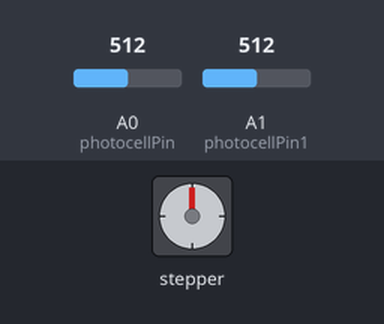
A sketch run on a simulated Arduino Uno, built with avr-gcc and run on an emulated ATmega328P. Parts: stepper motor. The test bench sets the inputs (shaded band); at power-on: A0 (photocellPin) = 512, A1 (photocellPin1) = 512. Stepper angles assume 1600 steps per turn.

Above: at 1.2 s.
1.3 s: A0 (photocellPin) set to 716
At 2.09 s:
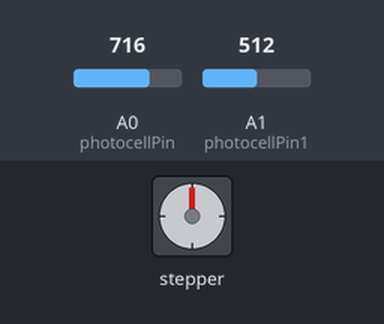
4.3 s: A1 (photocellPin1) set to 1023
7.3 s: A1 (photocellPin1) set to 717
At 8.1 s:
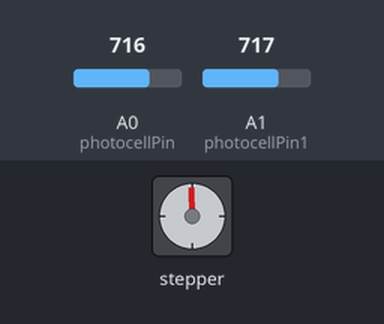
8.9 s: A1 (photocellPin1) set to 694
At 18.1 s:
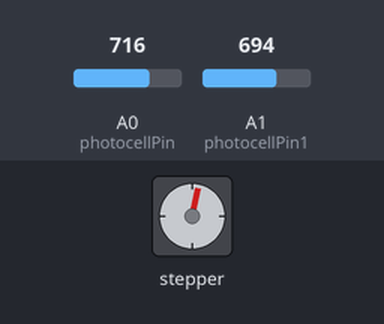
Timing chart, 0 to 24.1 s (numbered marks = the images above; inputs shaded):
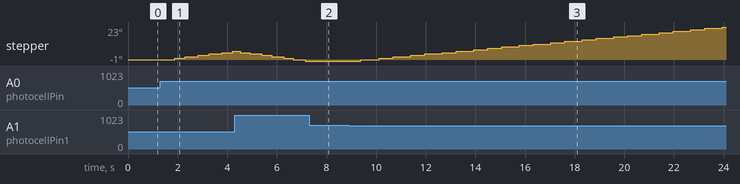

Measured:
- the behaviour switches between 704 and 703 on A1 (photocellPin1) (found by bisection; images 2 and 3)
- after the input at 7.3 s, stepper: stays -1° (without the input it goes to -2° after 0.23 s)

The sketch:

Fuzzy_Solar_Tracker_Final.ino
```cpp
//https://github.com/zerokol/eFLL
//Embedded Fuzzy Logic library
#include <Fuzzy.h>
#include <FuzzyComposition.h>
#include <FuzzyInput.h>
#include <FuzzyIO.h>
#include <FuzzyOutput.h>
#include <FuzzyRule.h>
#include <FuzzyRuleAntecedent.h>
#include <FuzzyRuleConsequent.h>
#include <FuzzySet.h>
#include <Arduino.h>

#define MOTOR_STEPS 200
#define DIR 8
#define STEP 9
#define ENABLE 11
#define SLEEP 10


//https://github.com/laurb9/StepperDriver
//Stepper Motor Driver DRV8825 library
#include "DRV8825.h"
#define MODE0 5
#define MODE1 6
#define MODE2 7
DRV8825 stepper(MOTOR_STEPS, DIR, STEP, ENABLE, MODE0, MODE1, MODE2);

//int RPM;
int photocellPin = 0;
int photocellPin1 = 1;
int LDR_E;
int LDR_W;
int LDR_W_I;
int lastLDR_E = LDR_E;
int lastLDR_W = LDR_W;
float a = 0.0048875855;
float Error;
float LDR_E_V;
float LDR_W_V;
int abs_output;
unsigned long timeNow;
unsigned long timeLast;
unsigned long check_again;

Fuzzy* fuzzy = new Fuzzy();

FuzzySet* NL = new FuzzySet(-5, -5, -5, -3.5);
FuzzySet* NM = new FuzzySet(-5, -3.5, -3.5, -1.5);
FuzzySet* NS = new FuzzySet(-3.5, -1.5, -1.5, 0);
FuzzySet* ZE = new FuzzySet(-1.5, 0, 0, 1.5);
FuzzySet* PS = new FuzzySet(0, 1.5, 1.5, 3.5);
FuzzySet* PM = new FuzzySet(1.5, 3.5, 3.5, 5);
FuzzySet* PL = new FuzzySet(3.5, 5, 5, 5);

FuzzySet* NLo = new FuzzySet(-120, -80, -80, -79);
FuzzySet* NMo = new FuzzySet(-80, -40, -40, -39);
FuzzySet* NSo = new FuzzySet(-40, -20, -20, 0);
FuzzySet* ZEo = new FuzzySet(-20, 0, 0, 20);
FuzzySet* PSo = new FuzzySet(0, 20, 20, 40);
FuzzySet* PMo = new FuzzySet(39, 40, 40, 80);
FuzzySet* PLo = new FuzzySet(79, 80, 80, 120);

void setup() {
  Serial.begin(9600);
  digitalWrite(SLEEP, HIGH);
  stepper.enable();

  FuzzyInput* error = new FuzzyInput(1);
  error->addFuzzySet(NL);
  error->addFuzzySet(NM);
  error->addFuzzySet(NS);
  error->addFuzzySet(ZE);
  error->addFuzzySet(PS);
  error->addFuzzySet(PM);
  error->addFuzzySet(PL);

  fuzzy->addFuzzyInput(error);

  FuzzyOutput* speed = new FuzzyOutput(1);
  speed->addFuzzySet(NLo);
  speed->addFuzzySet(NMo);
  speed->addFuzzySet(NSo);
  speed->addFuzzySet(ZEo);
  speed->addFuzzySet(PSo);
  speed->addFuzzySet(PMo);
  speed->addFuzzySet(PLo);

  fuzzy->addFuzzyOutput(speed);

  FuzzyRuleAntecedent* ifErrornl = new FuzzyRuleAntecedent();
  ifErrornl->joinSingle(NL);
  FuzzyRuleAntecedent* ifErrornm = new FuzzyRuleAntecedent();
  ifErrornm->joinSingle(NM);
  FuzzyRuleAntecedent* ifErrorns = new FuzzyRuleAntecedent();
  ifErrorns->joinSingle(NS);
  FuzzyRuleAntecedent* ifErrorze = new FuzzyRuleAntecedent();
  ifErrorze->joinSingle(ZE);
  FuzzyRuleAntecedent* ifErrorps = new FuzzyRuleAntecedent();
  ifErrorps->joinSingle(PS);
  FuzzyRuleAntecedent* ifErrorpm = new FuzzyRuleAntecedent();
  ifErrorpm->joinSingle(PM);
  FuzzyRuleAntecedent* ifErrorpl = new FuzzyRuleAntecedent();
  ifErrorpl->joinSingle(PL);


  FuzzyRuleConsequent* thenSpeed1nlo =  new FuzzyRuleConsequent();
  thenSpeed1nlo->addOutput(NLo);
  FuzzyRuleConsequent* thenSpeed1nmo =  new FuzzyRuleConsequent();
  thenSpeed1nmo->addOutput(NMo);
  FuzzyRuleConsequent* thenSpeed1nso =  new FuzzyRuleConsequent();
  thenSpeed1nso->addOutput(NSo);
  FuzzyRuleConsequent* thenSpeed1zeo =  new FuzzyRuleConsequent();
  thenSpeed1zeo->addOutput(ZEo);
  FuzzyRuleConsequent* thenSpeed1pso =  new FuzzyRuleConsequent();
  thenSpeed1pso->addOutput(PSo);
  FuzzyRuleConsequent* thenSpeed1pmo =  new FuzzyRuleConsequent();
  thenSpeed1pmo->addOutput(PMo);
  FuzzyRuleConsequent* thenSpeed1plo =  new FuzzyRuleConsequent();
  thenSpeed1plo->addOutput(PLo);


  FuzzyRule* fuzzyRule1 = new FuzzyRule(1, ifErrornl, thenSpeed1nlo);
  fuzzy->addFuzzyRule(fuzzyRule1);
  FuzzyRule* fuzzyRule2 = new FuzzyRule(2, ifErrornm, thenSpeed1nmo);
  fuzzy->addFuzzyRule(fuzzyRule2);
  FuzzyRule* fuzzyRule3 = new FuzzyRule(3, ifErrorns, thenSpeed1nso);
  fuzzy->addFuzzyRule(fuzzyRule3);
  FuzzyRule* fuzzyRule4 = new FuzzyRule(4, ifErrorze, thenSpeed1zeo);
  fuzzy->addFuzzyRule(fuzzyRule4);
  FuzzyRule* fuzzyRule5 = new FuzzyRule(5, ifErrorps, thenSpeed1pso);
  fuzzy->addFuzzyRule(fuzzyRule5);
  FuzzyRule* fuzzyRule6 = new FuzzyRule(6, ifErrorpm, thenSpeed1pmo);
  fuzzy->addFuzzyRule(fuzzyRule6);
  FuzzyRule* fuzzyRule7 = new FuzzyRule(7, ifErrorpl, thenSpeed1plo);
  fuzzy->addFuzzyRule(fuzzyRule7);

}

void motorMove1() {
  stepper.setMicrostep(8);
  stepper.setRPM(abs_output);
  stepper.startMove(1 * 1);
}

void motorMove2() {
  stepper.setMicrostep(8);
  stepper.setRPM(abs_output);
  stepper.startMove(1 * -1);
}

void loop() {
  timeNow = micros();
  checkReading (LDR_E, LDR_W);
  if (LDR_E < lastLDR_E) {
    if (timeNow - check_again >= 1000000) {
      check_again = timeNow;
      checkReading (LDR_E, LDR_W);
    }
    else {
      return;
    }
  }
  errorCheck();
  fuzzyOutput();
  if (LDR_E < lastLDR_E && LDR_W < lastLDR_W) {
    if (timeNow - timeLast >= 120000000) {
      timeLast = timeNow;
      stepper.setMicrostep (8);
      stepper.setRPM(1);
      stepper.move (1 * -1);
    }
    return;

  }
  else if (Error <= -a * 3) {
    motorMove1();
  }

  else if (Error >= a * 3) {
    motorMove2();
  }

  lastLDR_E = LDR_E;
  lastLDR_W = LDR_W;
  timeLast = timeNow;
  stepper.nextAction();
}

void checkReading (int &LDR_E, int &LDR_W) {
  LDR_W_I = analogRead(photocellPin);
  LDR_E = analogRead(photocellPin1);
  LDR_W = LDR_W_I - 2;
}

void errorCheck() {
  LDR_E_V = LDR_E * a;
  LDR_W_V = LDR_W * a;
  Error = (LDR_E_V - LDR_W_V);
}

void fuzzyOutput () {
  fuzzy->setInput(1, Error);
  fuzzy->fuzzify();
  int output = fuzzy->defuzzify(1);
  abs_output = abs(output);
}
```
